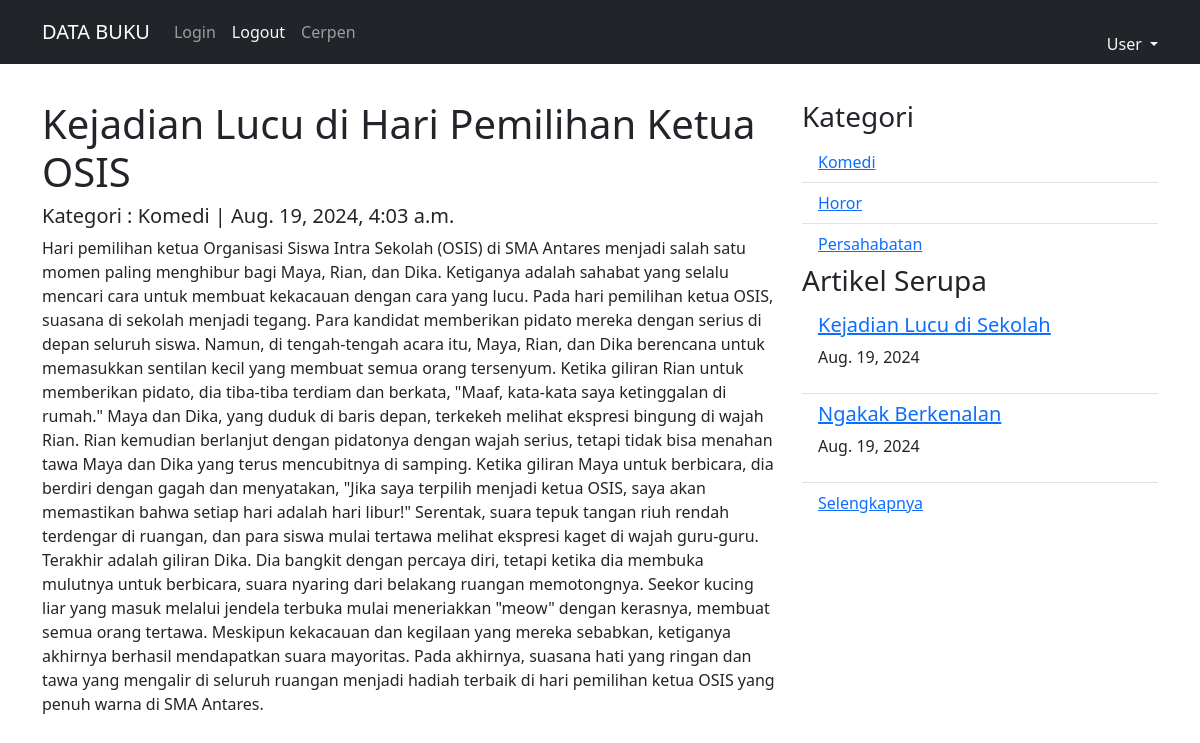
The page /cerpen/detail/kejadian-lucu-di-hari-pemilihan-ketua-osis on the database its author committed.
### cerpen/models.py (models this page shows, shortened)
class Cerpen(models.Model):
    judul               = models.CharField(max_length=255)
    isi                 = models.TextField()
    kategori            = models.CharField(max_length=255)
    published           = models.DateTimeField(auto_now_add=True)
    updated             = models.DateTimeField(auto_now=True)
    slug                = models.SlugField(blank=True, editable=False)

### cerpen/views.py (the view)
# urls.py: re_path(r'^detail/(?P<slug>[\w-]+)$', CerpenDetailView.as_view(), name='detail'),
class CerpenDetailView(DetailView):
    model = Cerpen
    template_name = "cerpen/cerpen_detail.html"
    context_object_name = 'cerpen'
    def get_context_data(self, *args, **kwargs):
        kategori_list = self.model.objects.values_list('kategori', flat=True).distinct()
        self.kwargs.update({'kategori_list':kategori_list})
        cerpen_serupa = self.model.objects.filter(kategori=self.object.kategori).exclude(id=self.object.id)
        self.kwargs.update({'cerpen_serupa':cerpen_serupa})
        kwargs = self.kwargs
        return super().get_context_data(*args,**kwargs)

### cerpen/templates/cerpen/cerpen_detail.html (shortened to what this page needs)
{% extends "base.html" %}
{% block contents %}
    <div class="row">
        <div class="col-md-8" >
            <h1>{{cerpen.judul}}</h1>
            <h5>Kategori : {{cerpen.kategori}} | {{cerpen.published}}</h5>
            <p>{{cerpen.isi}}</p>
        </div>
        <div class="col-sm">
            <h3>Kategori</h3>
            <ul class="list-group list-group-flush">
                {% for kategori in kategori_list %}
                    <li class="list-group-item">
                        <a href="{% url 'cerpen:category' kategori 1 %}">{{kategori}}</a>
                    </li>
                {% endfor %}
              </ul>
            <h3>Artikel Serupa</h3>
            <ul class="list-group list-group-flush">
                {% for cerpen in cerpen_serupa %}
                    {% if forloop.counter is not 3 %}
                    <li class="list-group-item">
                        <h5><a href="{% url 'cerpen:detail' cerpen.slug %}">{{cerpen.judul}}</a></h5>
                        <p>{{cerpen.published|date}}</p>
                    </li>
                    {% endif %}
                {% endfor %}
                <li class="list-group-item">
                    <a href="{% url 'cerpen:category' cerpen.kategori 1 %}">Selengkapnya</a>
                </li>
            </ul>
        </div>
    </div>
{% endblock contents %}

### rows shown on the page
Cerpen: judul "Kejadian Lucu di Hari Pemilihan Ketua OSIS", kategori "Komedi", published "Aug. 19, 2024, 4:03 a.m.", isi "Hari pemilihan ketua Organisasi Siswa Intra Sekolah (OSIS) di SMA Antares menjadi salah satu momen paling menghibur bagi Maya, Rian, dan Dika. Ketiganya adalah sahabat yang selalu mencari cara untuk membuat kekacauan dengan cara yang lucu. Pada hari pemilihan ketua OSIS, suasana di sekolah menjadi tegang. Para kandidat memberikan pidato mereka dengan serius di depan seluruh siswa. Namun, di tengah-tengah acara itu, Maya, Rian, dan Dika berencana untuk memasukkan sentilan kecil yang membuat semua orang tersenyum. Ketika giliran Rian untuk memberikan pidato, dia tiba-tiba terdiam dan berkata, \"Maaf, kata-kata saya ketinggalan di rumah.\" Maya dan Dika, yang duduk di baris depan, terkekeh…"
Cerpen: judul "Kejadian Lucu di Sekolah", published "Aug. 19, 2024"
Cerpen: judul "Ngakak Berkenalan", published "Aug. 19, 2024"

### other values the page prints
{{ kategori }} "Komedi" "Horor" "Persahabatan"
